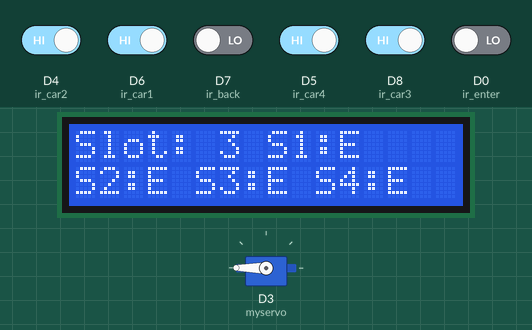
Recording of a sketch running on a simulated ESP8266 (NodeMCU). Parts: servo, 16×2 character LCD. The inputs (shaded band) are chosen by the test bench; at power-on: D4 (ir_car2), D5 (ir_car4), D6 (ir_car1), D8 (ir_car3) HIGH, D0 (ir_enter), D7 (ir_back) LOW. WiFi joins after 1.5 s; servers stay silent unless stated.

Above: at 6.3 s.
6.4 s: D4 (ir_car2) driven LOW
At 9.5 s:
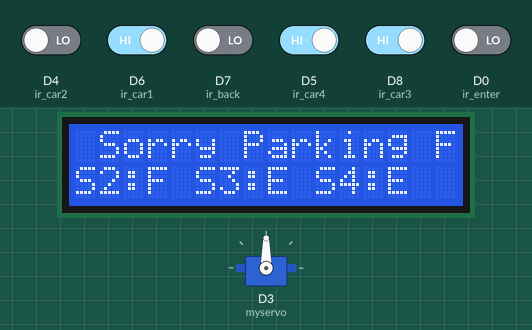
9.6 s: D6 (ir_car1) driven LOW
At 11.6 s:
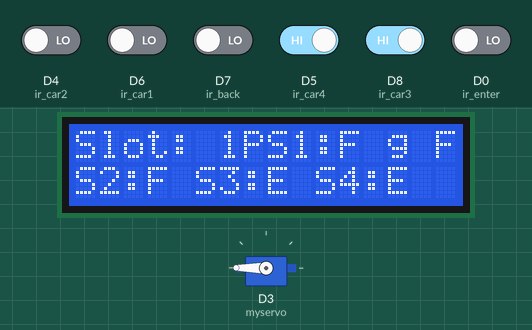
12.8 s: D5 (ir_car4) driven LOW
At 14.0 s:
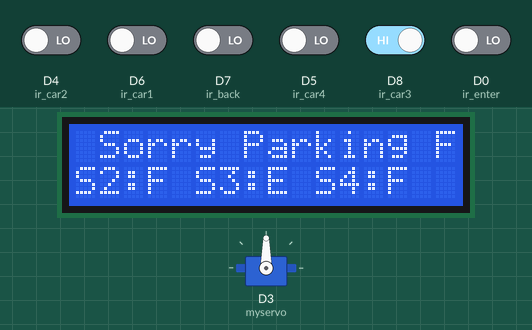
16.0 s: D8 (ir_car3) driven LOW
At 17.4 s:
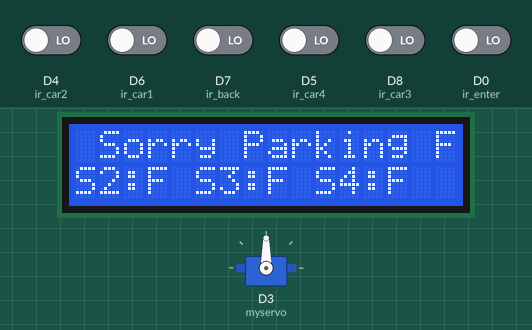
19.2 s: D4 (ir_car2) driven HIGH
At 22.2 s:
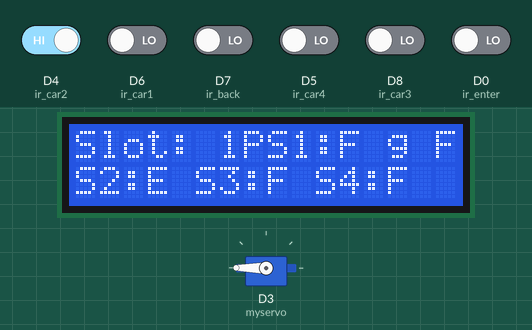
22.4 s: D5 (ir_car4) driven HIGH
At 24.9 s:
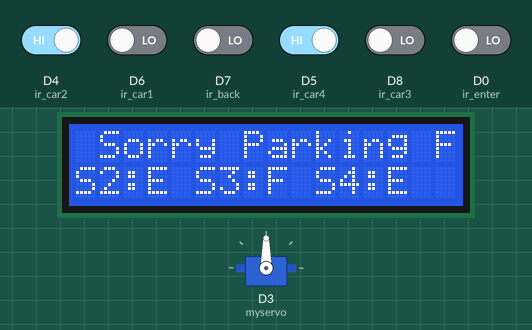
Timing chart, 0 to 26.6 s (numbered marks = the images above; inputs shaded):
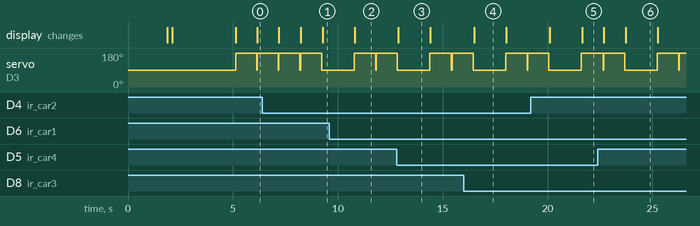

Measured:
- after the input at 6.4 s, the display: first changes after 0.79 s (image 1 shows a later state)
- after the input at 9.6 s, the display: changes after 1.2 s (image 2)
- after the input at 12.8 s, the display: changes after 0.09 s (image 3)
- after the input at 16.0 s, the display: changes after 0.50 s (image 4)
- after the input at 19.2 s, the display: first changes after 0.91 s (image 5 shows a later state)
- after the input at 22.4 s, the display: first changes after 0.27 s (image 6 shows a later state)
- what the display in image 3 shows lasts 1.5 s, from 12.9 s to 14.4 s

The sketch:

Car_Parking_System.ino
```cpp
#define BLYNK_TEMPLATE_ID "TMPL359zRjOHD"
#define BLYNK_TEMPLATE_NAME "Smart Parking System"
#define BLYNK_AUTH_TOKEN "A-K8IJ1dnovMPRsWIpR_3G7n0RtXzhTI"

#include <Servo.h>
#include <Wire.h>
#include <LiquidCrystal_I2C.h>
#include <BlynkSimpleEsp8266.h> // Include the appropriate Blynk library for your hardware
LiquidCrystal_I2C lcd(0x27, 16, 2);

Servo myservo;

#define ir_enter D0
#define ir_back D7

#define ir_car1 D6
#define ir_car2 D4
#define ir_car3 D8
#define ir_car4 D5


#define gate_light S2
#define parking_light S3

unsigned long previousMillis = 0;  // Variable to store the last time gate_light was updated
const unsigned long interval = 5000;  // Interval in milliseconds (5 seconds)

int S1 = 0, S2 = 0, S3 = 0, S4 = 0;
int flag1 = 0, flag2 = 0;
int slot = 4;

char ssid[] = "URVASH"; // Your WiFi SSID
char pass[] = "bhavesh2003"; // Your WiFi password

void setup() {
  Serial.begin(9600);

  pinMode(ir_car1, INPUT);
  pinMode(ir_car2, INPUT);
  pinMode(ir_car3, INPUT);
  pinMode(ir_car4, INPUT);

  pinMode(ir_enter, INPUT);
  pinMode(ir_back, INPUT);

  pinMode(gate_light,OUTPUT);
  pinMode(parking_light,OUTPUT);

  Blynk.begin(BLYNK_AUTH_TOKEN, ssid, pass);
  myservo.attach(D3);
  myservo.write(90);


  lcd.init();
  lcd.backlight();
  lcd.clear();
  delay(200);
  lcd.setCursor(0, 0);
  lcd.print("Welcome To Smart");
  lcd.setCursor(0, 1);
  lcd.print("Parking System");
  delay(3000);
  lcd.clear();

  Read_Sensor();

  int total = S1 + S2 + S3 + S4;
  slot = slot - total;
}

void loop() {

  Read_Sensor();
  Blynk.virtualWrite(V0, !digitalRead(ir_car1)); // Assuming V0 is the virtual pin in your Blynk project for ir_car1
  Blynk.virtualWrite(V1, !digitalRead(ir_car2)); // Assuming V1 is the virtual pin in your Blynk project for ir_car2
  Blynk.virtualWrite(V2, !digitalRead(ir_car3)); // Assuming V2 is the virtual pin in your Blynk project for ir_car3
  Blynk.virtualWrite(V3, !digitalRead(ir_car4)); // Assuming V3 is the virtual pin in your Blynk project for ir_car4
  lcd.setCursor(0, 0);
  lcd.print("Slot: ");
  lcd.print(slot);
  lcd.setCursor(8, 0);
  if (S1 == 1) {
    lcd.print("S1:F ");
  } else {
    lcd.print("S1:E ");
  }

  lcd.setCursor(0, 1);
  if (S2 == 1) {
    lcd.print("S2:F ");
  } else {
    lcd.print("S2:E ");
  }

  lcd.setCursor(5, 1);
  if (S3 == 1) {
    lcd.print("S3:F ");
  } else {
    lcd.print("S3:E ");
  }

  lcd.setCursor(10, 1);
  if (S4 == 1) {
    lcd.print("S4:F ");
  } else {
    lcd.print("S4:E ");
  }

  if (digitalRead(ir_enter) == HIGH || digitalRead(ir_back) == HIGH) {
    // Set gate_light HIGH
    digitalWrite(gate_light, HIGH);
    // Save the current time
    previousMillis = millis();
  } else {
    // Check if it's been 5 seconds since gate_light was set HIGH
    if (millis() - previousMillis >= interval) {
      // If 5 seconds have passed, set gate_light LOW
      digitalWrite(gate_light, LOW);
    }
  }

  if (digitalRead(ir_enter) == 0 && flag1 == 0) {
    if (slot > 0) {
      flag1 = 1;
      if (flag2 == 0) {
        myservo.write(180);
        slot = slot - 1;
      }
    } else {
      lcd.setCursor(0, 0);
      lcd.print(" Sorry Parking Full ");
      delay(1500);
    }
  }

  if (digitalRead(ir_back) == 0 && flag2 == 0) {
    flag2 = 1;
    if (flag1 == 0) {
      myservo.write(180);
      slot = slot + 1;
    }
  }

  if (flag1 == 1 && flag2 == 1) {
    delay(1000);
    myservo.write(90);
    flag1 = 0, flag2 = 0;
  }

  delay(1);
}

void Read_Sensor() {
  S1 = 0, S2 = 0, S3 = 0, S4 = 0;

  if (digitalRead(ir_car1) == 0) {
    S1 = 1;
  }
  if (digitalRead(ir_car2) == 0) {
    S2 = 1;
  }
  if (digitalRead(ir_car3) == 0) {
    S3 = 1;
  }
  if (digitalRead(ir_car4) == 0) {
    S4 = 1;
  }
}
```
